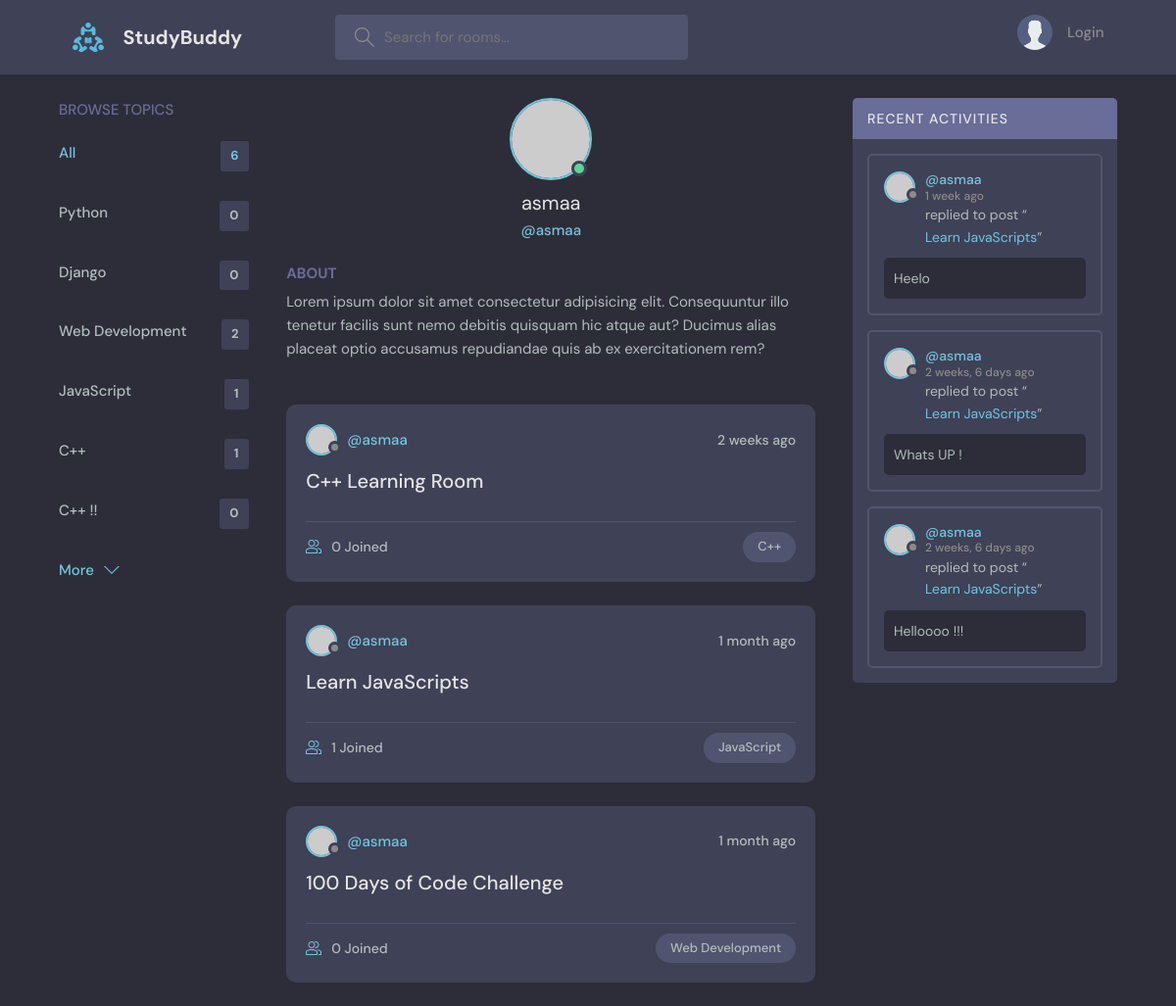
Page /profile/1/ on the committed database.
### base/models.py (models this page shows, shortened)
class Topic(models.Model):
    name = models.CharField(max_length=200)

class Room(models.Model):
    host = models.ForeignKey(User, on_delete=models.SET_NULL, null=True)
    topic = models.ForeignKey(Topic, on_delete=models.SET_NULL, null=True)
    name = models.CharField(max_length=200)
    description = models.TextField(null=True, blank=True)
    participants = models.ManyToManyField(User, related_name='participants', blank=True)
    updated = models.DateTimeField(auto_now=True)
    created = models.DateTimeField(auto_now_add=True)
    class Meta:
        ordering = ['-updated', '-created']
    def __str__(self):
        return self.name

class Message(models.Model):
    user = models.ForeignKey(User, on_delete=models.CASCADE)
    room = models.ForeignKey(Room, on_delete=models.CASCADE)
    body = models.TextField()
    updated = models.DateTimeField(auto_now=True)
    created = models.DateTimeField(auto_now_add=True)
    class Meta:
        ordering = ['-updated', '-created']

### base/views.py (the view)
# urls.py: path('profile/<str:pk>/', views.userProfile, name="user-profile"),
def userProfile(request, pk):
    user = User.objects.get(id=pk)
    rooms = user.room_set.all()
    room_messages = user.message_set.all()
    topics = Topic.objects.all()
    context = {'user': user, 'rooms': rooms, 'room_messages': room_messages, 'topics': topics}
    return render(request, 'base/profile.html', context)

### base/templates/base/profile.html (shortened to what this page needs)
{% extends 'main.html' %}
{% block content %}
  <main class="profile-page layout layout--3">
    <div class="container">
      <div>
        {% include 'base/topics_component.html' %}
      </div>
      <div class="roomList">
        <div class="profile">
          <div class="profile__avatar">
            <div class="avatar avatar--large active">
              <img src="https://randomuser.me/api/portraits/men/11.jpg" />
            </div>
          </div>
          <div class="profile__info">
            <h3>{{user.username}}</h3>
            <p>@{{user.username}}</p>
          </div>
          <div class="profile__about">
            <h3>About</h3>
            <p>
              Lorem ipsum dolor sit amet consectetur adipisicing elit. Consequuntur illo tenetur
              facilis sunt nemo debitis quisquam hic atque aut? Ducimus alias placeat optio
              accusamus repudiandae quis ab ex exercitationem rem?
            </p>
          </div>
        </div>
        {% include 'base/feed_component.html' %}
      </div>
      <div>
        {% include 'base/activity_component.html' %}
      </div>
    </div>
  </main>
{% endblock %}

### templates/main.html (shortened to what this page needs)
<!DOCTYPE html>
{% load static %}
<html lang="en">
  <head>
    <link rel="stylesheet" href="{% static 'styles/style.css' %}" />
  </head>
  <body>
    {% include 'navbar.html' %}
    {% block content %}
    {% endblock %}
  </body>
</html>

### templates/navbar.html (shortened to what this page needs)
{% load static %}
<header class="header header--loggedIn">
    <div class="container">
      <a href="{% url 'home' %}" class="header__logo">
        <img src="{% static 'images/logo.svg' %}" />
        <h1>StudyBuddy</h1>
      </a>
      <form class="header__search" method="GET"  action="{% url 'home' %}">
        <label>
          <input name="q" placeholder="Search for rooms..." />
        </label>
      </form>
      <nav class="header__menu">
        {% if request.user.is_authenticated %}
            <div class="header__user">
            <a href="{% url 'update-user' %}">
                <div class="avatar avatar--medium active">
                <img src="https://randomuser.me/api/portraits/men/37.jpg" />
                </div>
                <p>{{request.user.username}} <span>@{{request.user.username}}</span></p>
            </a>
            <button class="dropdown-button">
                <svg version="1.1" xmlns="http://www.w3.org/2000/svg" width="32" height="32" viewBox="0 0 32 32">
                <title>chevron-down</title>
                <path d="M16 21l-13-13h-3l16 16 16-16h-3l-13 13z"></path>
                </svg>
            </button>
            </div>
        {% else %}
            <a href="{% url 'login' %}">
            <img src="{% static 'images/avatar.svg' %}" />
            <p>Login</p>
            </a>
        {% endif %}
      </nav>
    </div>
  </header>

### base/templates/base/topics_component.html (shortened to what this page needs)
<div class="topics">
    <div class="topics__header">
      <h2>Browse Topics</h2>
    </div>
    <ul class="topics__list">
      <li>
        <a href="{% url 'home' %}" class="active">All <span>{{topics.count}}</span></a>
      </li>
      {% for topic in topics %}
        <li>
            <a href="{% url 'home' %}?q={{topic.name}}">{{topic.name}}<span>{{topic.room_set.all.count}}</span></a>
        </li>
      {% endfor %}
    </ul>
    <a class="btn btn--link" href="{% url 'topics' %}">
      More
      <svg version="1.1" xmlns="http://www.w3.org/2000/svg" width="32" height="32" viewBox="0 0 32 32">
        <title>chevron-down</title>
        <path d="M16 21l-13-13h-3l16 16 16-16h-3l-13 13z"></path>
      </svg>
    </a>
  </div>
    <div>
    </div>

### base/templates/base/feed_component.html (shortened to what this page needs)
<div>
{% for room in rooms %}
    <div class="roomListRoom">
        <div class="roomListRoom__header">
            <a href="{% url 'user-profile' room.host.id %}" class="roomListRoom__author">
                <div class="avatar avatar--small">
                    <img src="https://randomuser.me/api/portraits/women/11.jpg" />
                </div>
                <span>@{{room.host.username}}</span>
            </a>
            <div class="roomListRoom__actions">
                <span>{{room.created|timesince}} ago</span>
            </div>
        </div>
        <div class="roomListRoom__content">
            <a href="{% url 'room' room.id %}">{{room.name}}</a>
        </div>
        <div class="roomListRoom__meta">
            <a href="{% url 'room' room.id %}" class="roomListRoom__joined">
                {{ room.participants.all.count }} Joined
            </a>
            <p class="roomListRoom__topic">{{ room.topic.name }}</p>
        </div>
    </div>
  {% endfor %}
</div>

### base/templates/base/activity_component.html (shortened to what this page needs)
<div class="activities">
    <div class="activities__header">
        <h2>Recent Activities</h2>
    </div>
    {% for message in room_messages %}
        <div class="activities__box">
            <div class="activities__boxHeader roomListRoom__header">
                <a href="{% url 'user-profile' message.user.id %}" class="roomListRoom__author">
                <div class="avatar avatar--small">
                    <img src="https://randomuser.me/api/portraits/women/11.jpg" />
                </div>
                <p>
                    @{{message.user}}
                    <span>{{message.created|timesince}} ago</span>
                </p>
                </a>
            </div>
            <div class="activities__boxContent">
                <p>replied to post “<a href="{% url 'room' message.room.id %}">{{message.room}}</a>”</p>
                <div class="activities__boxRoomContent">
                    {{message.body}}
                </div>
            </div>
        </div>
    {% endfor %}
</div>

### rows in the picture
Topic: name "Python", room_set.all.count "0"
Topic: name "Django", room_set.all.count "0"
Topic: name "Web Development", room_set.all.count "2"
Topic: name "JavaScript", room_set.all.count "1"
Topic: name "C++", room_set.all.count "1"
Topic: name "C++ !!", room_set.all.count "0"
Room: host.username "asmaa", created "2 weeks", name "C++ Learning Room", participants.all.count "0", topic.name "C++"
Room: host.username "asmaa", created "1 month", name "Learn JavaScripts", participants.all.count "1", topic.name "JavaScript"
Room: host.username "asmaa", created "1 month", name "100 Days of Code Challenge", participants.all.count "0", topic.name "Web Development"
Message: user "asmaa", created "1 week", room "Learn JavaScripts", body "Heelo"
Message: user "asmaa", created "2 weeks, 6 days", room "Learn JavaScripts", body "Whats UP !"
Message: user "asmaa", created "2 weeks, 6 days", room "Learn JavaScripts", body "Helloooo !!!"

### other values in the picture
{{ topics.count }} "6"
{{ user.username }} "asmaa"
